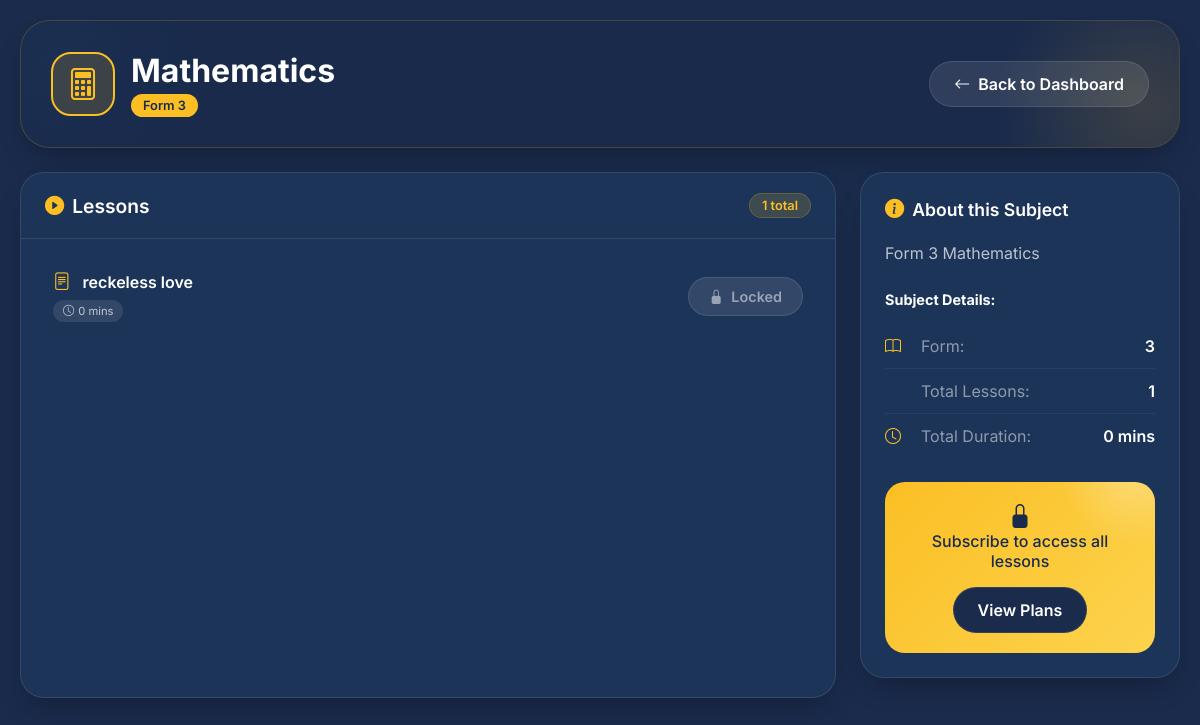
The app's page /subject/1 (signed in), older data.
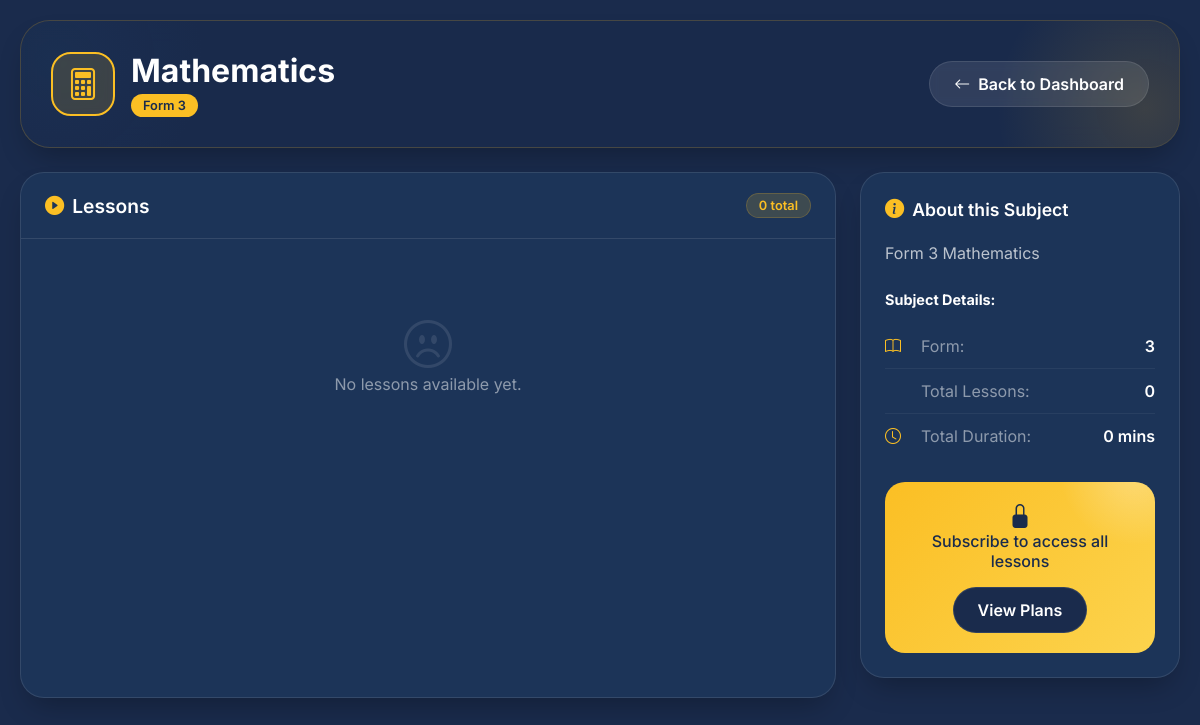
The same page, newer data.
### models.py (models this page shows)
class Lesson(db.Model):
    id = db.Column(db.Integer, primary_key=True)
    title = db.Column(db.String(200), nullable=False)
    description = db.Column(db.Text)
    content = db.Column(db.Text)  # HTML content
    content_type = db.Column(db.String(20), default='video')  # video, audio, document, presentation
    file_path = db.Column(db.String(500))  # Path to uploaded file
    file_name = db.Column(db.String(200))  # Original filename
    file_size = db.Column(db.Integer, default=0)  # Size in bytes
    file_extension = db.Column(db.String(10))  # .mp4, .mp3, .pdf, etc.
    video_url = db.Column(db.String(500))
    video_type = db.Column(db.String(20), default='youtube')
    downloadable = db.Column(db.Boolean, default=False)  # Can students download?
    duration = db.Column(db.Integer, default=0)  # in minutes
    subject_id = db.Column(db.Integer, db.ForeignKey('subject.id'), nullable=False)
    form = db.Column(db.Integer, nullable=False)
    order = db.Column(db.Integer, default=0)
    is_free = db.Column(db.Boolean, default=False)
    created_at = db.Column(db.DateTime, default=datetime.utcnow)
    updated_at = db.Column(db.DateTime, default=datetime.utcnow, onupdate=datetime.utcnow)
    subject = db.relationship('Subject', backref=db.backref('lessons', lazy=True, cascade='all, delete-orphan'))

### app.py (the view, shortened to what this page needs)
@app.route('/subject/<int:subject_id>')
@login_required
def view_subject(subject_id):
    subject = Subject.query.get_or_404(subject_id)
    if current_user.is_admin:
        lessons = Lesson.query.filter_by(subject_id=subject_id).order_by(Lesson.order).all()
        return render_template('subject.html', subject=subject, lessons=lessons)

### app.py (called while the page is built)
@app.context_processor
def inject_site_url():
    return dict(site_url=app.config['SITE_URL'])

@app.after_request
def add_no_cache_headers(response):
    response.headers['Cache-Control'] = 'no-cache, no-store, must-revalidate, private, max-age=0'
    response.headers['Pragma'] = 'no-cache'
    response.headers['Expires'] = '0'
    return response

@login_manager.user_loader
def load_user(user_id):
    return User.query.get(int(user_id))

### models.py (called while the page is built, shortened)
    def has_access(self, form_number):
        if not self.is_active_subscriber or not self.subscription_expiry:
            return False

### templates/subject.html (shortened to what the changed rows need)
<!DOCTYPE html>
<html lang="en">
<head>
    <link rel="stylesheet" href="https://cdn.jsdelivr.net/npm/bootstrap-icons@1.11.3/font/bootstrap-icons.min.css">
</head>
<body>
    <div class="app">
        <div class="subject-header">
            <div class="header-content">
                <div class="header-title">
                    <div class="header-text">
                        <h1>{{ subject.name }}</h1>
                    </div>
                </div>
            </div>
        </div>
        <div class="content-layout">
            <div class="lessons-card">
                <div class="card-header">
                    <i class="bi bi-play-circle-fill"></i>
                    <h2>Lessons</h2>
                    <span class="lesson-count" id="lessonCount">{{ lessons|length if lessons else '0' }} total</span>
                </div>
                <div class="lessons-list" id="lessonsList">
                    {% if lessons and lessons|length > 0 %}
                        {% for lesson in lessons %}
                            <div class="lesson-item" data-lesson-id="{{ lesson.id }}">
                                <div class="lesson-info">
                                    <div class="lesson-title-wrapper">
                                        <i class="bi bi-{% if lesson.content_type == 'video' %}camera-reel{% elif lesson.content_type == 'audio' %}mic{% else %}file-text{% endif %}"></i>
                                        <span class="lesson-title">{{ lesson.title }}</span>
                                    </div>
                                    <div class="lesson-meta">
                                        <span class="duration-badge">
                                            <i class="bi bi-clock"></i>
                                            {{ lesson.duration }} mins
                                        </span>
                                    </div>
                                </div>
                                <div>
                                    {% if lesson.is_free or (current_user and (current_user.has_access(subject.form) or current_user.subscription_form == 'combined')) %}
                                        <a href="{{ url_for('view_lesson', lesson_id=lesson.id) }}" class="btn-watch">
                                            Watch Lesson
                                            <i class="bi bi-arrow-right"></i>
                                        </a>
                                    {% else %}
                                        <span class="btn-locked" onclick="showToast('Subscribe to access this lesson', 'warning'); return false;">
                                            <i class="bi bi-lock-fill"></i>
                                            Locked
                                        </span>
                                    {% endif %}
                                </div>
                            </div>
                        {% endfor %}
                    {% else %}
                        <div class="empty-state" id="emptyState" style="display: none;">
                            <i class="bi bi-emoji-frown"></i>
                            <p>No lessons available yet.</p>
                        </div>
                    {% endif %}
                </div>
            </div>
            <div>
                <div class="sidebar-card">
                    <ul class="details-list">
                        <li>
                            <span>Total Lessons:</span>
                            <strong id="totalLessonsCount">{{ lessons|length if lessons else 0 }}</strong>
                        </li>
                    </ul>
                </div>
            </div>
        </div>
    </div>
</body>
</html>

Row changes from the older to the newer data that the page shows:
removed Lesson: title "reckeless love", duration "0", is_free False (drawn)
Text that changed along with them:
{{ lessons|length if lessons else '0' }}: "1" → "0"
{{ lessons|length if lessons else 0 }}: "1" → "0"
text now shown: "No lessons available yet."
